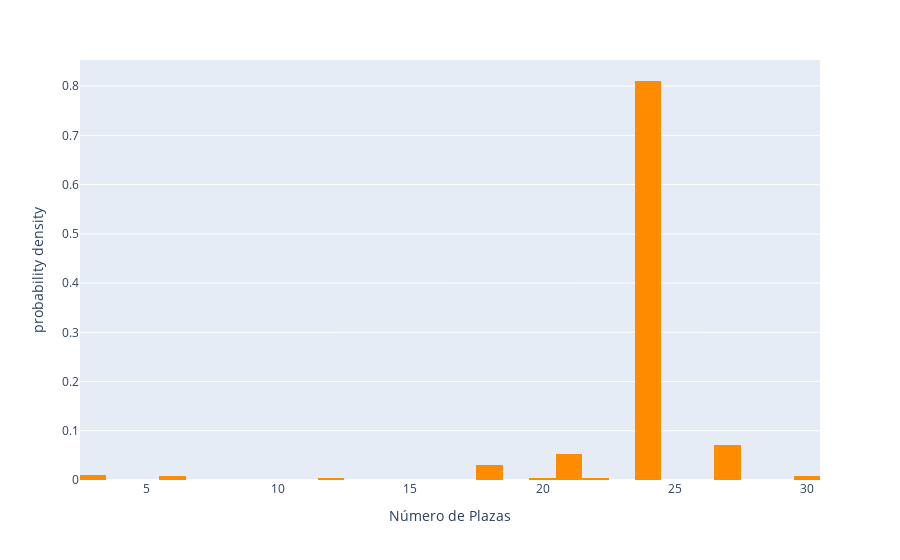

Notebook code for this chart:
### Markdown cell above
**Número de Plazas distribution**:an 81% of bases have 24 docks.

### Code cell
fig = px.histogram(bases, x="Número de Plazas", nbins = 30, histnorm='probability density')
fig.update_traces(marker_color = "darkorange")
fig.show()

### Figure 1 — Plotly figure (JSON) as saved in the notebook; plotly's stock layout.template omitted (floating-point values rounded to 4 significant figures; data arrays with more than 128 entries replaced by an {"elided": "..."} marker saying what was removed)
{"data": [{"alignmentgroup": "True", "bingroup": "x", "histnorm": "probability density", "hovertemplate": "Número de Plazas=%{x}<br>probability density=%{y}<extra></extra>", "legendgroup": "", "marker": {"color": "darkorange", "pattern": {"shape": ""}}, "name": "", "nbinsx": 30, "offsetgroup": "", "orientation": "v", "showlegend": false, "type": "histogram", "x": {"elided": "269 int values"}, "xaxis": "x", "yaxis": "y"}], "layout": {"barmode": "relative", "legend": {"tracegroupgap": 0}, "margin": {"t": 60}, "xaxis": {"anchor": "y", "domain": [0, 1], "title": {"text": "Número de Plazas"}}, "yaxis": {"anchor": "x", "domain": [0, 1], "title": {"text": "probability density"}}}}
